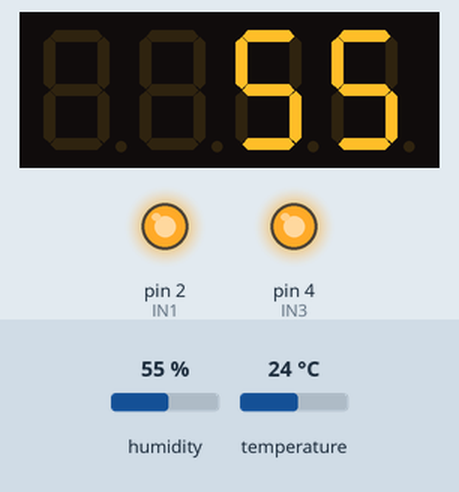
The sketch below on a simulated Arduino Uno, built with avr-gcc and run on an emulated ATmega328P. Shown: 4-digit seven-segment display, output pins drawn as LEDs (lit = HIGH). The test bench sets the inputs (shaded band); at power-on: temperature 24 °C, humidity 55 %. Pins used as bus, display or sensor lines are not drawn; what the sketch prints to the serial monitor is not drawn.

Above: at 9.8 s.
9.9 s: temperature set to 12 °C
At 21.5 s:
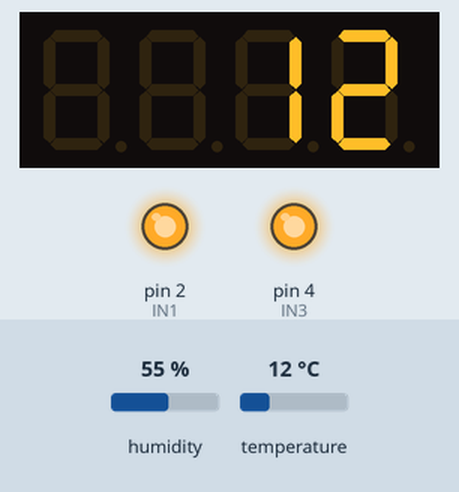
22.6 s: humidity set to 22 %
At 33.9 s:
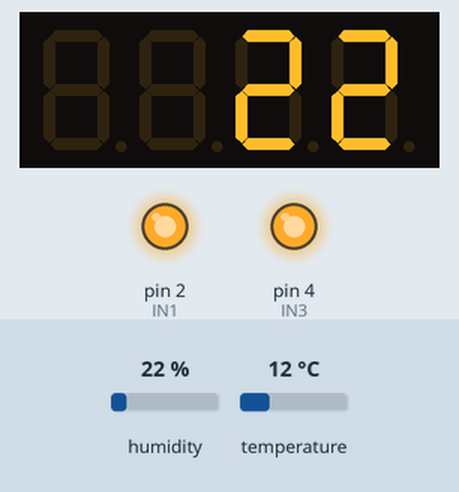
34.7 s: humidity set to 40 %
At 43.2 s:
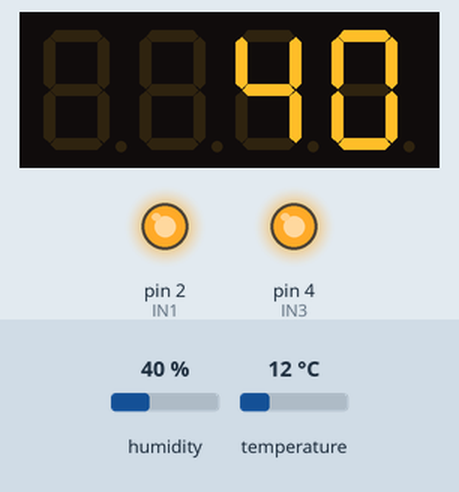
48.7 s: temperature set to 19 °C
At 58.7 s:
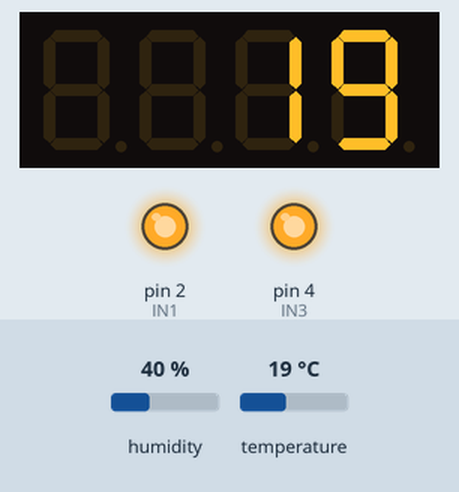
Timing chart, 0 to 60.2 s (numbered marks = the images above; inputs shaded):
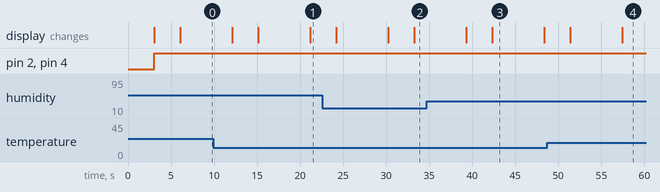

Measured:
- after the input at 9.9 s, the display: first differs from a run without the input after 11.3 s (image 1)
- after the input at 22.6 s, the display: first differs from a run without the input after 10.7 s (image 2)
- after the input at 34.7 s, the display: first differs from a run without the input after 7.6 s (image 3)
- after the input at 48.7 s, the display: first differs from a run without the input after 8.7 s (image 4)
- what the display in image 3 shows lasts 6.1 s, from 42.3 s to 48.4 s

The sketch:

all.ino
```cpp
#include <stdio.h>
#include <SimpleDHT.h>
#include <TM1637Display.h>
#define IN1 2
#define IN2 3
#define IN3 4
int pinDHT11 = 7;
TM1637Display display(8,9);
SimpleDHT11 dht11;
void setup() {
   pinMode(IN1,OUTPUT);
   pinMode(IN2,OUTPUT);
   pinMode(IN3,OUTPUT);
   Serial.begin(9600);
   display.setBrightness(7);
}
void loop() {
//===================================================
byte temperature = 0;
    byte humidity = 0;
    int err = SimpleDHTErrSuccess;
    // start working...
    Serial.println("=================================");
    if ((err = dht11.read(pinDHT11, &temperature, &humidity, NULL)) != SimpleDHTErrSuccess) {
       Serial.print("Read DHT11 failed, err="); Serial.println(err);delay(1000);
       return;
    }
    Serial.print("Humidity = ");
    Serial.print((int)humidity);
    Serial.print("% , ");
    Serial.print("Temperature = ");
    Serial.print((int)temperature);
    Serial.println("C ");
    delay(3000);  //每3秒顯示一次
    int A_temperature=21;
if(A_temperature < temperature){
digitalWrite(IN1,LOW);
digitalWrite(IN2,HIGH);
digitalWrite(IN3,HIGH);
//製冷晶片開機
digitalWrite(IN1,HIGH);
digitalWrite(IN2,LOW);
digitalWrite(IN3,HIGH);
Serial.println("風扇1開機");
Serial.println("風扇2開機");
Serial.println("致冷晶片開機");}
else if(A_temperature > temperature)
{digitalWrite(IN1,HIGH);
digitalWrite(IN2,HIGH);
digitalWrite(IN3,HIGH);
Serial.println("風扇1關機");
Serial.println("風扇2關機");
Serial.println("致冷晶片停機");}
display.showNumberDec(temperature);
delay(3000);
display.showNumberDec(humidity);
delay(3000);
}
```
